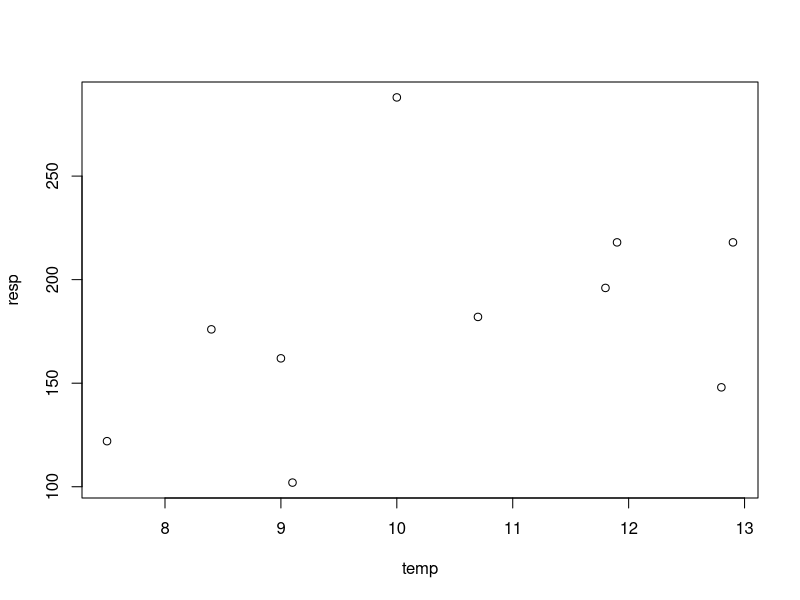
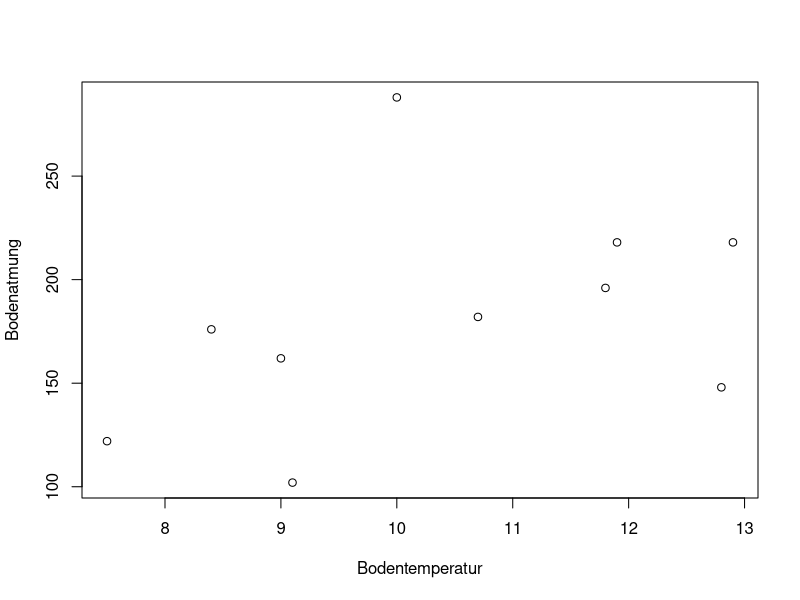
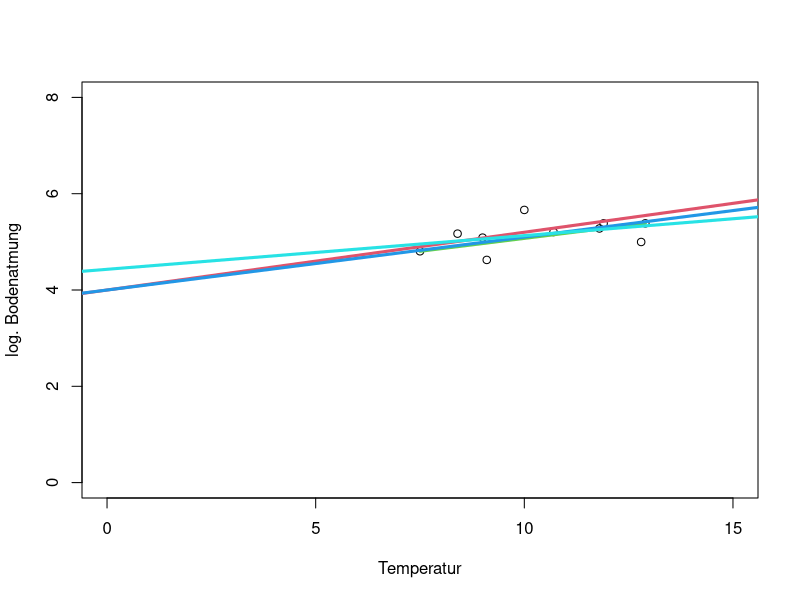

These figures' R source, in order:
### Grundrechenarten
3+5
3*5
3-5
3/5
3^5

### Standard-Funktionen
sqrt(5)
log(5)
log(8,2)
sin(2*pi)

### Vektoren
# Definition durch Aufzählen aller Elemente
temp  <- c(7.5, 8.4, 9.1,9.0,10.0,10.7,11.8,11.9,12.8,12.9)
# anderer Zuweisungsoperator
resp = c(122,176,102,162,288,182,196,218,148,218)

# Rechnen mit Vektoren erfolgt komponentenweise
3*temp 
x <- temp
y <- log(resp)

### Grafische Darstellung
plot(temp,resp)
# Verschönern der Grafik durch zusätzliche Argumente 
plot(temp, resp, xlab="Bodentemperatur", ylab="Bodenatmung")

### Vektoren mit Struktur
# aufeinanderfolgende Zahlen
(-7):15

x1 <- 1:10
# äquidistante Zahlenfolgen
seq(11, 19, 2)
# Hilfe zu R-Funktionen 
?seq
# Argumente von Funktionen können in beliebiger Reihenfolge angegeben werden 
seq(to=19, by=2, from=11)
# Verwendung alternativer Argumente
x2 <- seq(11,19, length.out = 10)   
x2

# Volltextsuche in allen verfügbaren Hilfeseiten
??sequence

# Vektoren mit wiederholten Elementen  
rep(2,10)
eins.vec <- rep(1,10)
eins.vec
rep(x,2)
rep(c(1,2,4),3)
rep(c(1,2,4), each=3)

# Vektoren mit Text  
x3 <- rep(c("kalt","warm"),each=5)

### Matrizen
# generische Definition mit matrix()-Funktion  
matrix(data = 1:12, nrow = 3)

# standardmäßig wird spaltenweise aufgefüllt  
A <-  matrix(data = 1:12, nrow = 3, byrow = T)

# was nicht passt, wird passend gemacht: Recycling beim Auffüllen  
matrix(data = 1:12, nrow = 5, byrow = T)

# Matrizen durch Verknüpfen von Vektoren  
X <-cbind(temp, resp)  

### Indizierung von Matrizen
A
A[2,3]
A[1:2,2:3]
A[1,]
A[,2]
X[,2]
X
X[,"resp"]
X[,2]>150
X[ X[,2]>150, ]

# alle Elemente einer Matrix müssen gleichen Typ haben
cbind(x3,x,y)

# dataframes gestatten unterschiedliche Typen in unterschiedliche Spalten 
resp.data <- data.frame(x3,x,y)
str(resp.data)

resp.data[2,3]
resp.data$x

### Matrixmultiplikation 
A
B <- matrix(1:12,3)
B
# komponentenweise  
A*B
# echte Matrixmultiplikation  
A %*% t(B)

### Suche nach der besten Geraden für Bodenatmungsbeispiel  
plot(x,y, xlim=c(0,15), ylim=c(0,8),xlab="Temperatur", ylab="log. Bodenatmung")

# verbinde linken und rechten Extrempunkt  
xwerte <- c(min(x), max(x))
ywerte <- c(y[1],y[length(y)])

lines(xwerte, ywerte, col=3,lwd=3)


### Berechnung der Kriterien für Beispielwerte für b0, b1
# heuristische Wahl der Parameter der Geraden
b1 <- (5.4-4.8)/5 # Anstieg
b0<-4             # Schnittpunkt mit y-Achse
sum((y-(b0+b1*x))^2)
abline(b0,b1, col=2, lwd=3)

# Versuch der Verbesserung  
b1 <- 0.11
sum((y-(b0+b1*x))^2)
abline(b0,b1, col=4, lwd=3)

### systematische Gittersuche
# Kandidatenwerte für b0 und b1   
b0.seq <- seq(3,5, 0.01)
b1.seq <- seq(0,0.15, 0.01)
# Initialisierung einer Ergebnismatrix
result <- matrix(0, length(b0.seq),length(b1.seq))  

### Berechnung des Kriteriums für jede Kombination von Parametern (b0,b1)
for (i in 1:length(b0.seq))  
  for (j in 1: length(b1.seq))
  {
    result[i,j] <- sum((y-(b0.seq[i]+b1.seq[j]*x))^2)
  }

# Identifizierung der optimalen Kombination  
result
min(result)

which( result==min(result), arr.ind=T)
b0.seq[144]
b1.seq[8]
abline(4.43,0.07, col=5,lwd=3)
